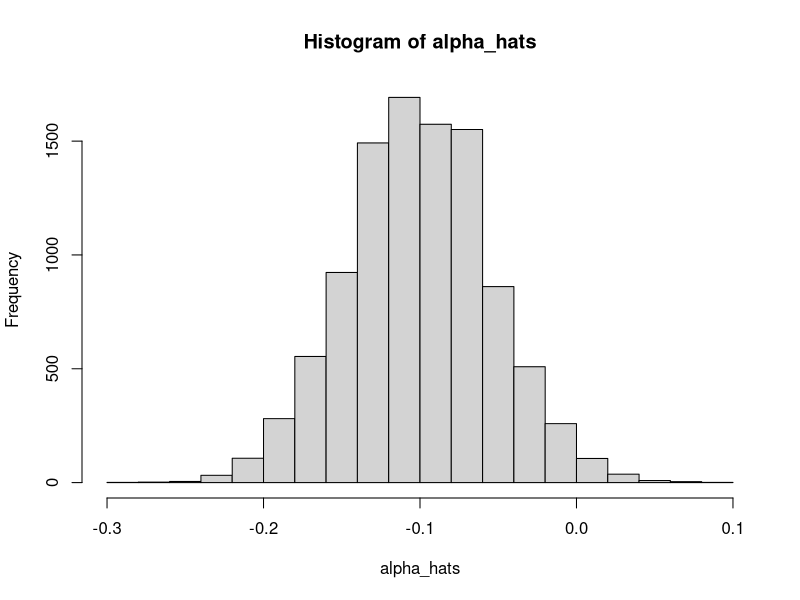

Reproduce this figure in R.
## ---- chunk 1
knitr::opts_chunk$set(echo = TRUE)
## ---- chunk 2
alpha <- -1/10
xbars <- rep(0,10000)
probs_alpha=c(1-3*alpha,1-2*alpha,1-alpha,1+alpha,1+2*alpha,1+3*alpha)/6
sum(probs_alpha)

for (k in 1:10000)
{
  xbars[k] <- mean(sample(x=c(1:6),size=100,replace=TRUE,prob=probs_alpha))
}

alpha_hats <- (3/11)*(xbars - 7/2)

mean(alpha_hats); sd(alpha_hats)

hist(alpha_hats)
